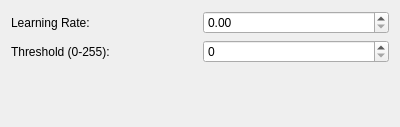
<?xml version="1.0" encoding="UTF-8"?>
<ui version="4.0">
 <class>MOGSettings</class>
 <widget class="QWidget" name="MOGSettings">
  <property name="geometry">
   <rect>
    <x>0</x>
    <y>0</y>
    <width>400</width>
    <height>127</height>
   </rect>
  </property>
  <property name="windowTitle">
   <string>Form</string>
  </property>
  <layout class="QGridLayout" name="gridLayout">
   <item row="0" column="0">
    <layout class="QVBoxLayout" name="verticalLayout">
     <item>
      <layout class="QHBoxLayout" name="horizontalLayout">
       <item>
        <widget class="QLabel" name="label">
         <property name="text">
          <string>Learning Rate:</string>
         </property>
        </widget>
       </item>
       <item>
        <widget class="QDoubleSpinBox" name="learningRateDoubleSpinBox">
         <property name="maximum">
          <double>1.000000000000000</double>
         </property>
         <property name="singleStep">
          <double>0.010000000000000</double>
         </property>
        </widget>
       </item>
      </layout>
     </item>
     <item>
      <layout class="QHBoxLayout" name="horizontalLayout_2">
       <item>
        <widget class="QLabel" name="label_2">
         <property name="text">
          <string>Threshold (0-255):</string>
         </property>
        </widget>
       </item>
       <item>
        <widget class="QSpinBox" name="threshSpinBox">
         <property name="maximum">
          <number>255</number>
         </property>
        </widget>
       </item>
      </layout>
     </item>
    </layout>
   </item>
   <item row="1" column="0">
    <spacer name="verticalSpacer">
     <property name="orientation">
      <enum>Qt::Vertical</enum>
     </property>
     <property name="sizeHint" stdset="0">
      <size>
       <width>20</width>
       <height>40</height>
      </size>
     </property>
    </spacer>
   </item>
  </layout>
 </widget>
 <resources/>
 <connections/>
</ui>
